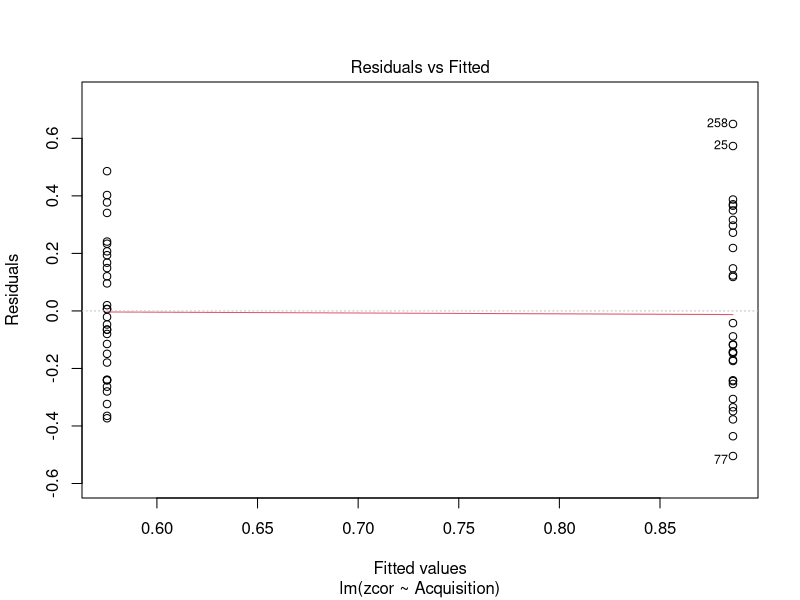
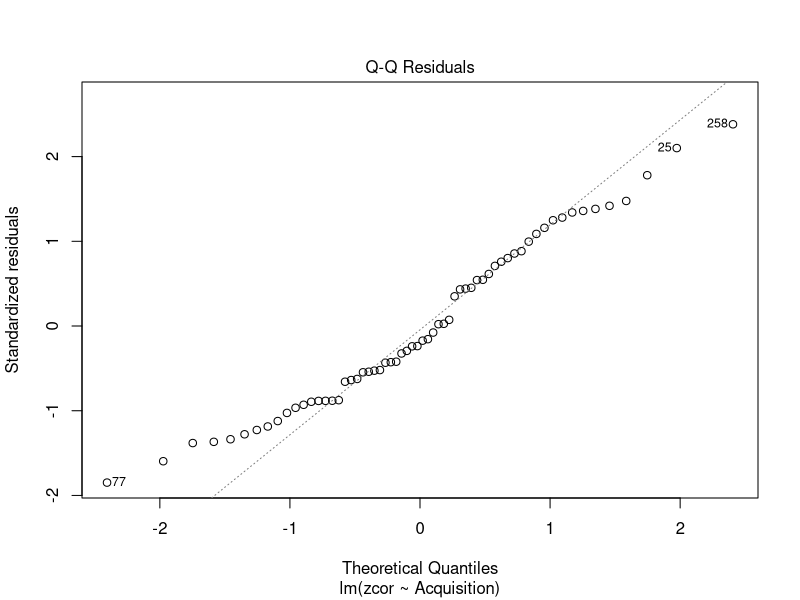
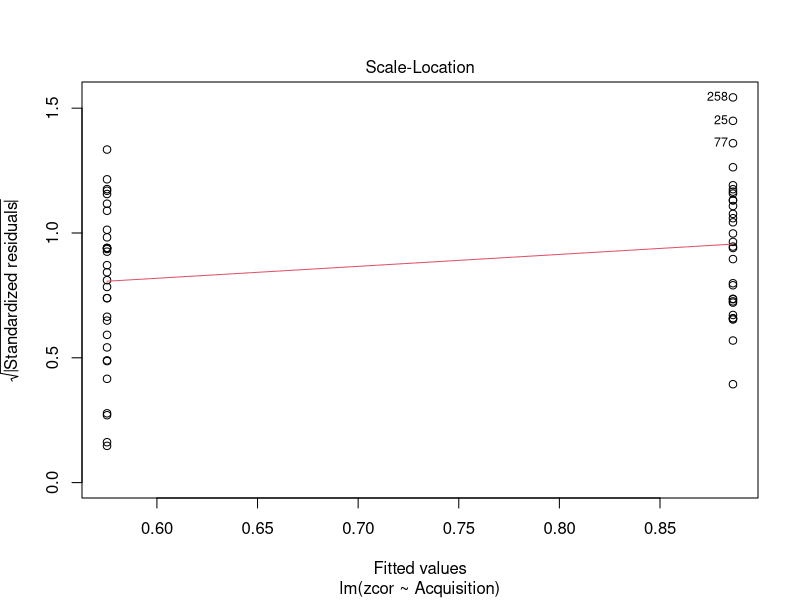
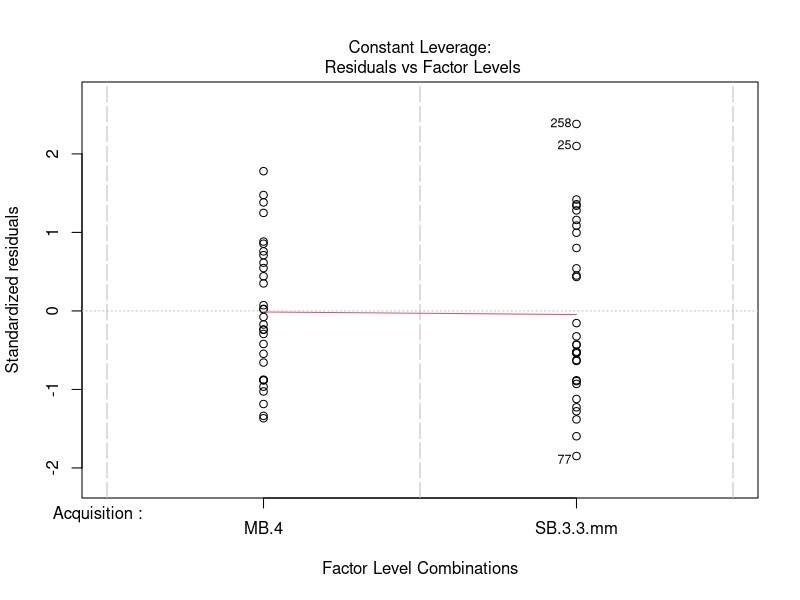
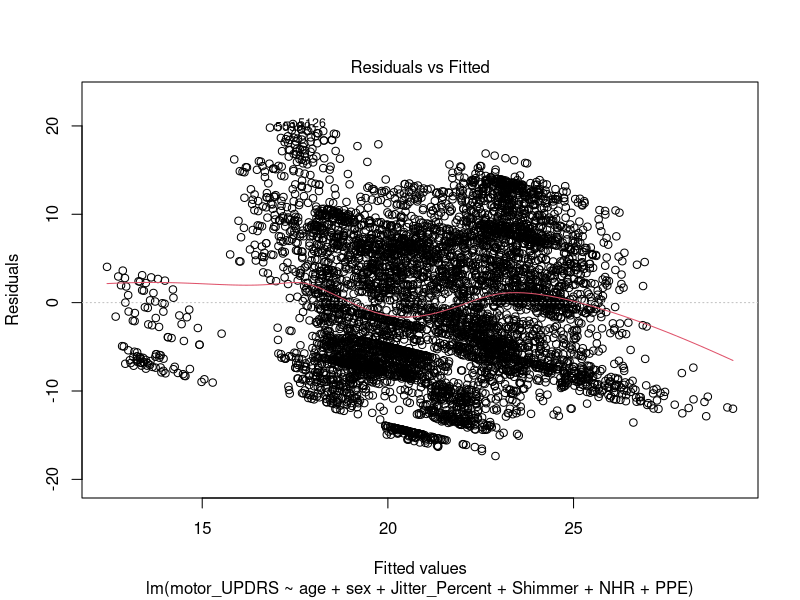
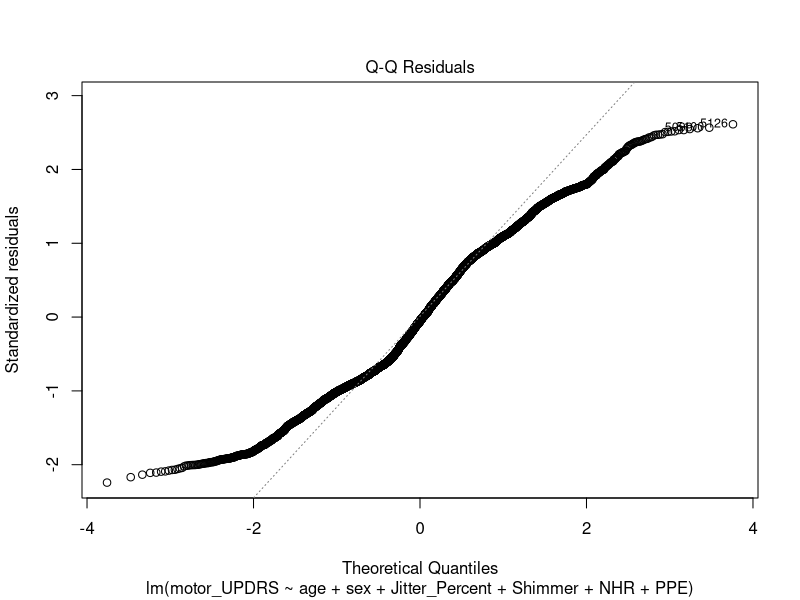
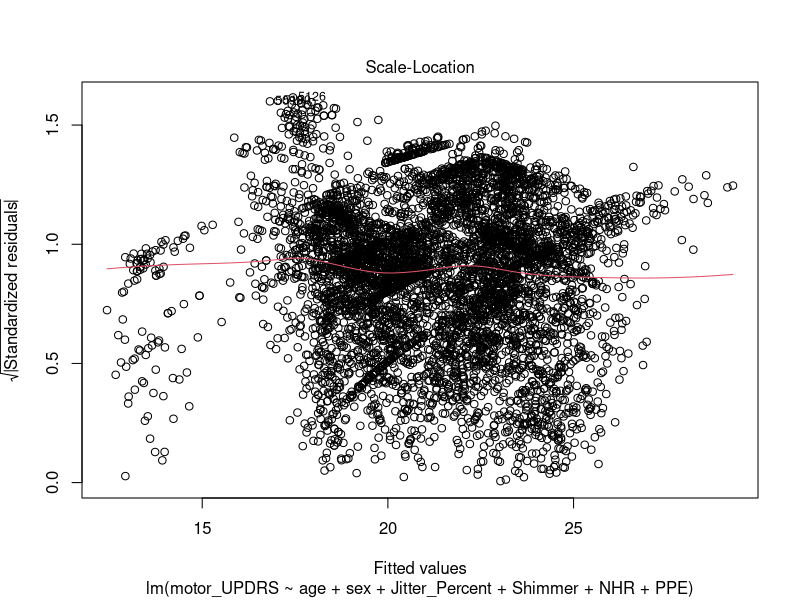
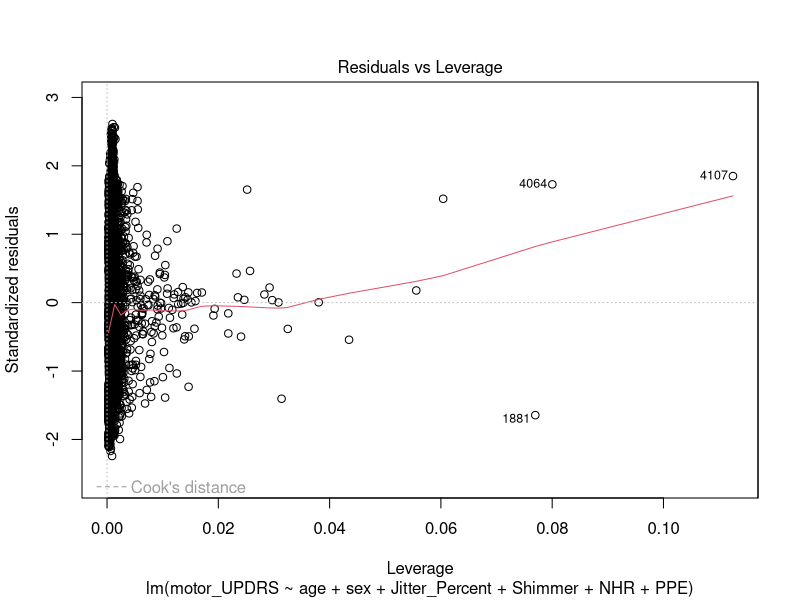

Recreate these plots in R, in order.
## ---- chunk 1
# set the working directory
setwd("C:\\Git\\Modern-Regression-Analysis-Fall2023\\Data")
# read in the dataset
mbdata = read.csv("thalamus_mb_selected.csv")
# subset the dataset
mbdata_sel = mbdata[mbdata$Acquisition %in% c("SB.3.3.mm","MB.4"),c("id","Acquisition","zcor")]

# Fit a linear regression model and print the summary
lm_model = lm(zcor ~ Acquisition, data = mbdata_sel)
summary(lm_model)
## ---- chunk 2
# Check model diagnostics using plot()
plot(lm_model)
## ---- chunk 3
library(tidyr)
mbdata_sel_wide = mbdata_sel %>% pivot_wider(names_from = Acquisition, values_from = zcor)
## ---- chunk 4
# T-test
ttest_result = t.test(mbdata_sel_wide$`SB.3.3.mm`, mbdata_sel_wide$MB.4, paired = FALSE, var.equal = TRUE)
ttest_result
## ---- chunk 5
# T-test with var.equal=FALSE
ttest_result_unequal_var = t.test(mbdata_sel_wide$`SB.3.3.mm`, mbdata_sel_wide$MB.4, paired = FALSE, var.equal = FALSE)
ttest_result_unequal_var
## ---- chunk 6
# Paired t-test
paired_ttest_result = t.test(mbdata_sel_wide$`SB.3.3.mm`, mbdata_sel_wide$MB.4, paired = TRUE)
paired_ttest_result
## ---- chunk 7
# Create a new variable that subtracts SB.3.3.mm from MB.4
differences <- mbdata_sel_wide$MB.4 - mbdata_sel_wide$`SB.3.3.mm`

# one sample t test
one_sample_ttest_result <- t.test(differences, mu = 0)
one_sample_ttest_result
## ---- chunk 8
# Calculate the sample covariance between MB.4 and SB.3.3.mm
sample_covariance <- cov(mbdata_sel_wide$MB.4, mbdata_sel_wide$`SB.3.3.mm`, use = "complete.obs")
sample_covariance

## ---- chunk 9
# Subset to complete observations
complete_data <- mbdata_sel_wide[complete.cases(mbdata_sel_wide$MB.4, mbdata_sel_wide$`SB.3.3.mm`), ]

# SE from variance and covariance
variance_MB4 <- var(complete_data$MB.4)
variance_SB3 <- var(complete_data$`SB.3.3.mm`)
covariance <- cov(complete_data$MB.4, complete_data$`SB.3.3.mm`)
n <- nrow(complete_data)
standard_error <- sqrt((variance_MB4 / n) + (variance_SB3 / n) - (2 * covariance / n))
standard_error

# SE from t.test()
paired_ttest_result <- t.test(complete_data$MB.4, complete_data$`SB.3.3.mm`, paired = TRUE)
ttest_standard_error <- paired_ttest_result$stderr
ttest_standard_error

## ---- chunk 10
setwd("C:\\Git\\Modern-Regression-Analysis-Fall2023\\Data")
parkinsons_data <- read.csv("parkinsons.csv")

# convert subject to factor
parkinsons_data$subject <- as.factor(parkinsons_data$subject)

# fixed effects - separate intercept for every subject
parkinsons_model <- lm(motor_UPDRS ~ subject + age + sex, data = parkinsons_data)
summary(parkinsons_model)

## ---- chunk 11
library(car)
lm_model <- lm(motor_UPDRS ~ . - age - sex - total_UPDRS, data = parkinsons_data)

# VIFs
vif_values <- car::vif(lm_model)
vif_values
## ---- chunk 12
selected_predictors_model <- lm(motor_UPDRS ~ age + sex + Jitter_Percent + Shimmer + NHR + PPE, data = parkinsons_data)

vif_selected <- car::vif(selected_predictors_model)
vif_selected
## ---- chunk 13
plot(selected_predictors_model)
## ---- chunk 14
# model without 'age'
model_no_age <- lm(motor_UPDRS ~ sex + Jitter_Percent + Shimmer + NHR + PPE, data = parkinsons_data)

beta_no_age <- coef(model_no_age)["NHR"] # reduced model NHR
beta_crude <- coef(selected_predictors_model)["NHR"] # original model NHR

# pct change
percent_change <- ((beta_no_age - beta_crude) / beta_crude) * 100
percent_change
## ---- chunk 15
# Fit the model with the interaction term between NHR and age
model_interaction <- lm(motor_UPDRS ~ age * NHR + sex + Jitter_Percent + Shimmer + PPE, data = parkinsons_data)
summary(model_interaction)

## ---- chunk 16
# age centered
mean_age <- mean(parkinsons_data$age)
parkinsons_data$age_centered <- parkinsons_data$age - mean_age

# refit model
model_centered_age <- lm(motor_UPDRS ~ age_centered * NHR + sex + Jitter_Percent + Shimmer + PPE, data = parkinsons_data)
summary(model_centered_age)

